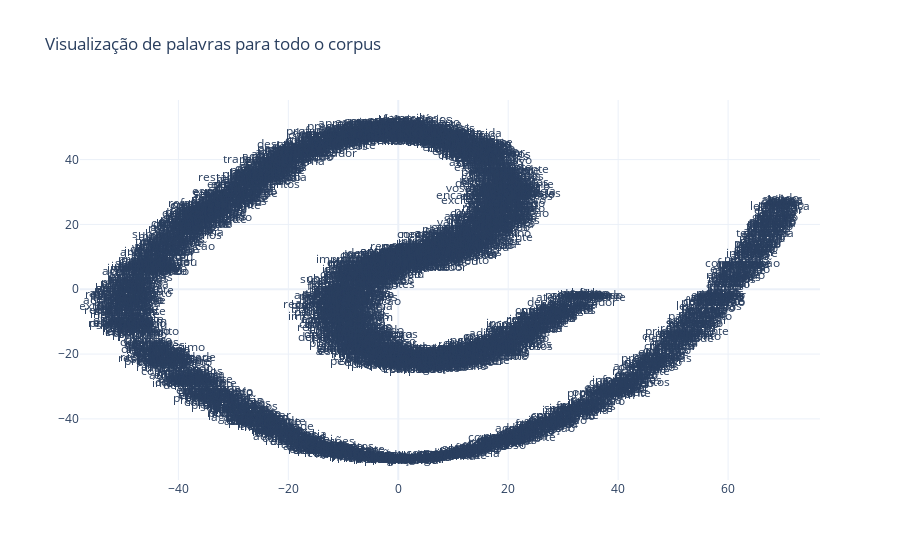

Notebook code for this chart:
### Code cell
x_vals, y_vals, z_vals, labels, counts = reduce_dims(modelo_w2v)
title = 'Visualização de palavras para todo o corpus'
plot_with_plotly(x_vals, y_vals, z_vals, labels, counts, title)

### Figure 1 — Plotly figure (JSON) as saved in the notebook; plotly's stock layout.template omitted (floating-point values rounded to 4 significant figures; data arrays with more than 128 entries replaced by an {"elided": "..."} marker saying what was removed)
{"data": [{"mode": "text", "text": {"elided": "3151 str values"}, "type": "scatter", "x": {"elided": "3151 float values"}, "y": {"elided": "3151 float values"}}], "layout": {"title": {"text": "Visualização de palavras para todo o corpus"}}}
